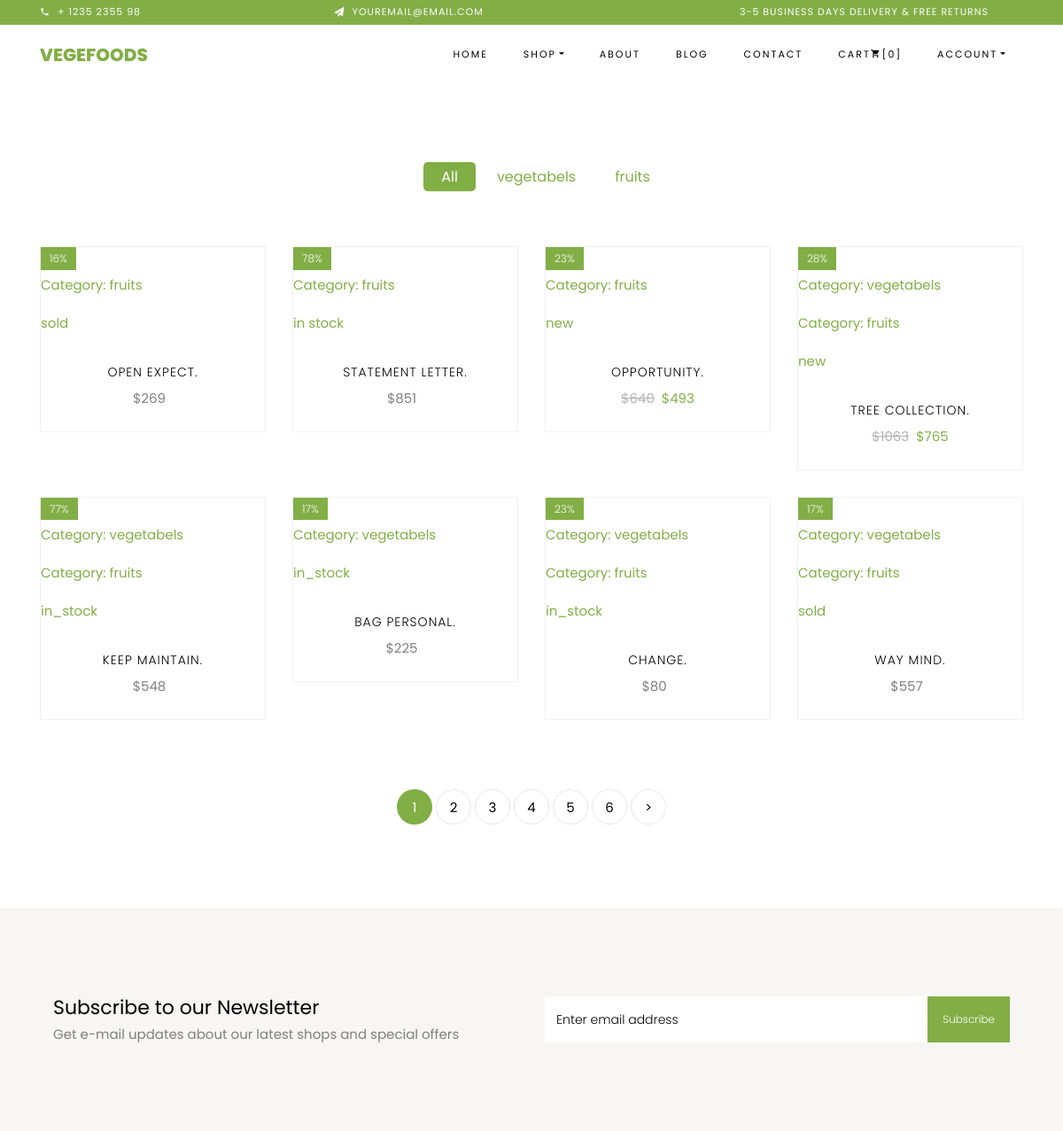
/shop/shop/, run on the app's committed database.
### apps/shop/models.py (models this page shows, shortened)
class Category(BaseModel):
    Title = models.CharField(verbose_name='Название')
    Slug = models.SlugField(max_length=150, verbose_name='Краткая ссылка', unique=True)
    def __str__(self):
        return self.Title
    class Meta:
        verbose_name = 'Категории'
        verbose_name_plural = 'Категории'

class Product(BaseModel):
    class SizeChoices(models.TextChoices):
        SMALL = 'small', 'Small'
        MEDIUM = 'medium', 'Medium'
        LARGE = 'large', 'large'
        EXTRA_LARGE = 'extra_large', 'Extra_large'
    class StatusChoices(models.TextChoices):
        SOLD = 'sold', 'Sold'
        NEW = 'new', 'New'
        IN_STOCK = 'in stock', 'In stock'
    Title = models.CharField(verbose_name='Краткое название')
    Price = models.IntegerField(verbose_name='Цена продукта')
    Preview = models.ImageField(upload_to='shop/products/preview/', verbose_name='Фото', null=True)
    Sale_percent = models.IntegerField(verbose_name='Процент скидки', default=0)
    Short_description = models.TextField()
    Slug = models.SlugField(max_length=150, verbose_name='Краткая ссылка', unique=True)
    Quantity = models.IntegerField('Кол-во', default=0)
    Size = models.CharField(choices=SizeChoices.choices, null=True, blank=True, verbose_name='Размер продуктов')
    Status = models.CharField(choices=StatusChoices.choices, null=True, blank=True, verbose_name='Статус продукта')
    Sold = models.IntegerField(verbose_name='Проданные товары', default=0)
    category = models.ManyToManyField(Category, related_name='categories')
    def get_price(self):
        if (self.Status == 'new' or self.Status == 'in stock') and self.Sale_percent:
            price = round(float(self.Price) - (float(self.Price * (self.Sale_percent / 100))))
            return price
        return self.Price
    class Meta:
        verbose_name = 'Страница продукта'
        verbose_name_plural = 'Страницы продукта'

### apps/shop/views.py (the view)
# urls.py: path('shop/', views.show_shop_page, name='shop'),
def show_shop_page(request):
    categories = Category.objects.all()
    products = Product.objects.all()
    paginator = Paginator(products, 8)
    page = request.GET.get('page')
    products = paginator.get_page(page)
    context = {
        'categories': categories,
        'products': products
    }
    return render(request, 'shop/shop.html', context)

### apps/shop/templates/shop/shop.html (shortened to what this page needs)
{% extends 'base.html' %}
{% block content %}
<section class="ftco-section">
    <div class="container">
        <div class="row justify-content-center">
            <div class="col-md-10 mb-5 text-center">
                <ul class="product-category">
                    <li><a href="#" class="active">All</a></li>
                    {% for category in categories %}
                    <li><a href="{% url 'shop:category' category.Slug %}">{{category}}</a></li>
                    {% endfor %}
                </ul>
            </div>
        </div>
        <div class="row">
            {% for product in products %}
            <div class="col-md-6 col-lg-3 ftco-animate">
                <div class="product">
                    <a href="{% url 'shop:product' product.Slug %}" class="img-prod"><img class="img-fluid" src="{{product.Preview.url}}"
                        <span class="status">{{product.Sale_percent}}%</span>
                        {% for category in product.category.all %}
                        <p>Category: {{ category.Title }}</p>
                        {% endfor %}
                        <p>{{ product.Status }}</p>
                    </a>
                    <div class="text py-3 pb-4 px-3 text-center">
                        <h3><a href="{% url 'shop:product' product.Slug %}">{{product.Title}}</a></h3>
                        <div class="d-flex">
                            <div class="pricing">
                                {% if product.Status == 'new' or product.Status == 'In stock' and product.Sale_percent %}
                                <p class="price"><span class="mr-2 price-dc">${{product.Price}}</span><span class="price-sale">${{product.get_price}}</span>
                                </p>
                                {% else %}
                                <span class="mr-2 price-dc">${{product.Price}}</span>
                                {% endif %}
                            </div>
                        </div>
                    </div>
                </div>
            </div>
            {% endfor %}
        </div>
        {% if products.has_other_pages %}
        <div class="row mt-5">
            <div class="col text-center">
                <div class="block-27">
                    <ul>
                        {% for page in products.paginator.page_range %}
                        {% if page == products.number %}
                        <li class="active"><span>{{page}}</span></li>
                        {% else %}
                        <li><a href="?page={{ page }}">{{page}}</a></li>
                        {% endif %}
                        {% endfor %}
                        {% if products.has_next %}
                        <li><a href="?page={{products.next_page_number}}">&gt;</a></li>
                        {% endif %}
                    </ul>
                </div>
            </div>
        </div>
        {% endif %}
    </div>
</section>
{% endblock %}

### data on the page
Category: Title "vegetabels"
Category: Title "fruits"
Product: Sale_percent "16", Status "sold", Title "OPEN EXPECT.", Price "269"
Product: Sale_percent "78", Status "in stock", Title "STATEMENT LETTER.", Price "851"
Product: Sale_percent "23", Status "new", Title "OPPORTUNITY.", Price "640", get_price "493"
Product: Sale_percent "28", Status "new", Title "TREE COLLECTION.", Price "1063", get_price "765"
Product: Sale_percent "77", Status "in_stock", Title "KEEP MAINTAIN.", Price "548"
Product: Sale_percent "17", Status "in_stock", Title "BAG PERSONAL.", Price "225"
Product: Sale_percent "23", Status "in_stock", Title "CHANGE.", Price "80"
Product: Sale_percent "17", Status "sold", Title "WAY MIND.", Price "557"

### other printed values
{{ page }} "1"
{{ page }} "2" "3" "4" "5" "6"
